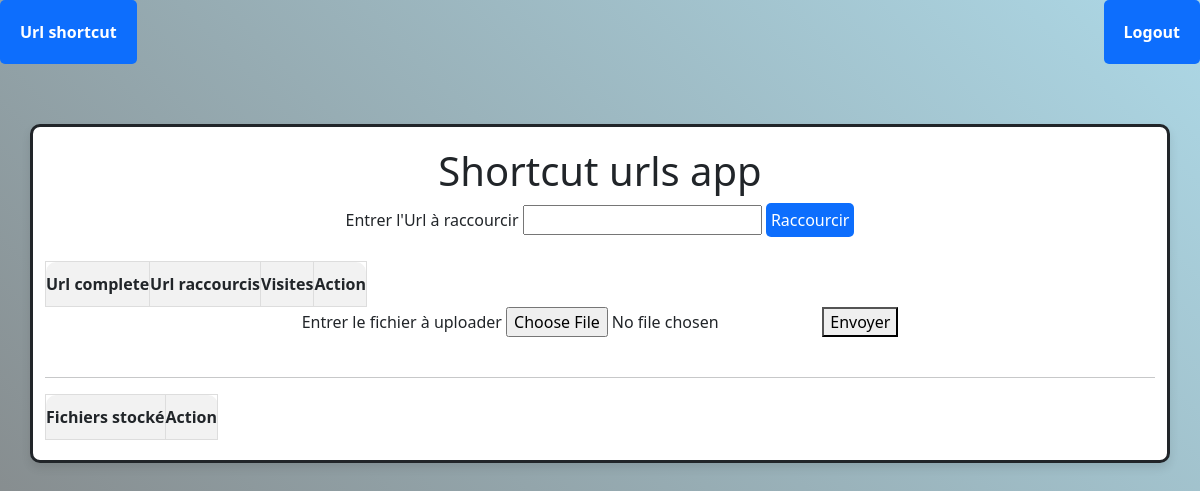
Before: /index.php (signed in) with the older database file.
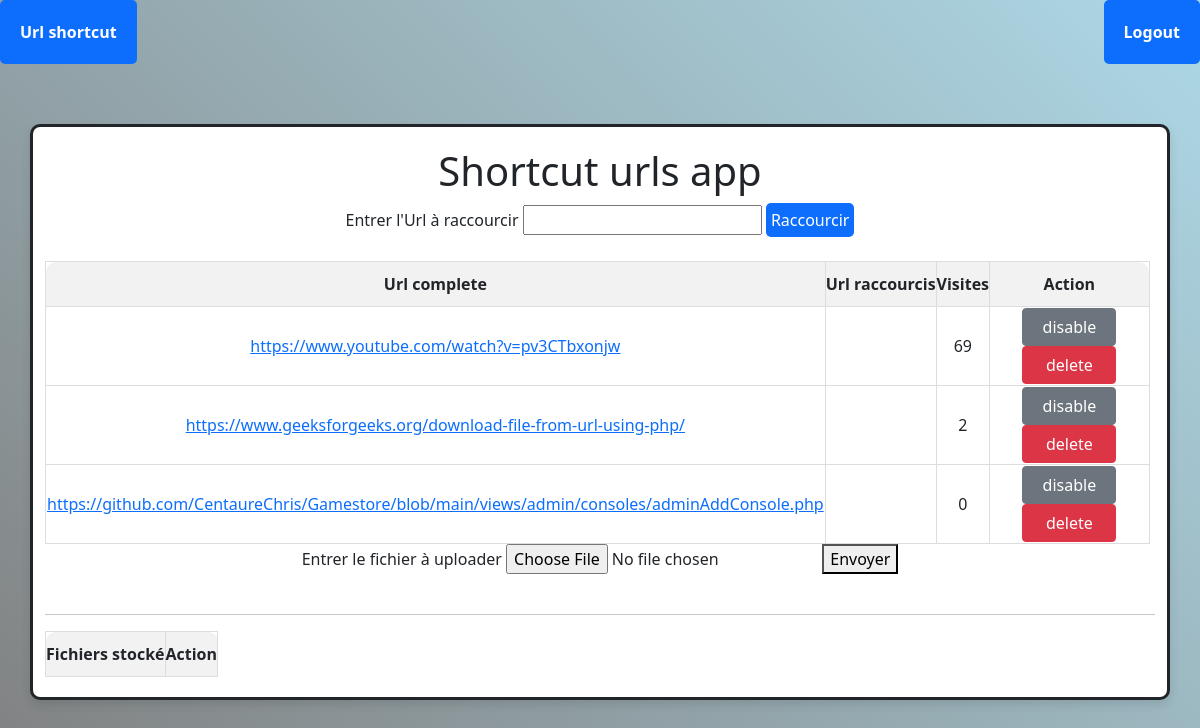
After: the same page with the newer database file.
### tables this page shows
CREATE TABLE `urls` (
  `id` int(11) NOT NULL,
  `long_url` varchar(255) NOT NULL,
  `active` tinyint(1) NOT NULL DEFAULT '1',
  `fk_user_id` int(11) NOT NULL,
  `count` int(11) DEFAULT NULL
);

### controllers/Urls_controller.php (called while the page is built, shortened)
<?php
class Urls_controller
{
    private $urls_m;
    public function __construct()
    {
        $this->urls_m = new Urls_model();
    }
    public function getUrls()
    {
        $urls= $this->urls_m->getUrls_query();
        require_once('./views/tinyurls.php');
    }
}

### index.php (called while the page is built, shortened)
<?php
$router = new Router();
$router->getPath();
require_once('./views/footer.php');

### models/Urls_model.php (called while the page is built, shortened)
<?php
class Urls_model extends Driver{
    public function getUrls_query()
    {
        $sql = "SELECT * FROM urls WHERE fk_user_id = :id";
        $param = ['id' => $_SESSION['AuthId']];
        $result = $this->getRequest($sql,$param);
        $urls = $result->fetchAll(PDO::FETCH_ASSOC);
        return $urls;
    }
}

### models/Driver.php (called while the page is built)
<?php
abstract class Driver{
    private static $db;
    private static function getDb()
    {
        if(self::$db === null){
            try{
            self::$db  = new PDO('mysql:host=localhost; dbname=examphp','root','root');
            }catch(PDOException $e){
                die('Connexion failed: '.$e->getMessage());
            }
        }
        return self::$db;
    }
    protected function getRequest($sql,$params = null){
        $result = self::getDb()->prepare($sql);
        $result->execute($params);
        return $result;
    }
}

### views/tinyurls.php (the view, shortened to what this page needs)
<?php
require_once('./views/header.php');
require_once('./views/navbar.php');
?>
<div class="container">
    <h1>Shortcut urls app</h1>
    <form method="POST">
        <label class="form_label" for="longurl">Entrer l'Url à raccourcir</label>
        <input class="form_control" type="text" id="longurl" name="longurl" />
        <button type="submit" name="submit">Raccourcir</button>
    </form>
    <table>
        <thead>
            <tr>
                <th>Url complete</th>
                <th>Url raccourcis</th>
                <th>Visites</th>
                <th>Action</th>
            </tr>
        </thead>
        <tbody>
            <?php foreach ($urls as $url) : ?>
                <?php if ($url['active'] == 1) : ?>
                    <tr>
                        <td>
                            <a href="<?= $url['long_url'] ?>" target="blank"> <?= $url['long_url'] ?></a>
                        </td>
                        <td>
                        </td>
                        <td><?= $url['count'] ?></td>
                        <td>
                            <a href="index.php?page=disabled&id=<?= $url['id'] ?>"><button class="btn btn-secondary"> disable</button> </a> <a href="index.php?page=delete&id=<?= $url['id'] ?>"><button class="btn btn-danger" >delete</button></a>
                        </td>
                    </tr>
                <?php endif; ?>
            <?php endforeach; ?>
        </tbody>
    </table>
    <form method="POST" enctype="multipart/form-data">
        <label class="form_label" for="file">Entrer le fichier à uploader</label>
        <input class="form_control" type="file" id="file" name="file" />
        <button type="submit" name="submitFile">Envoyer</button>
    </form>
    <hr>
    <table>
        <thead>
            <tr>
                <th>Fichiers stocké</th>
                <th>Action</th>
            </tr>
        </thead>
    </table>
</div>

Changed rows visible on the page:
now on this page (row edited): urls: long_url "https://www.youtube.com/watch?v=pv3CTbxonjw", count "69"
added urls: long_url "https://www.geeksforgeeks.org/download-file-from-url-using-php/", count "2"
added urls: long_url "https://github.com/CentaureChris/Gamestore/blob/main/views/admin/consoles/adminAddConsole.php", count "0"
